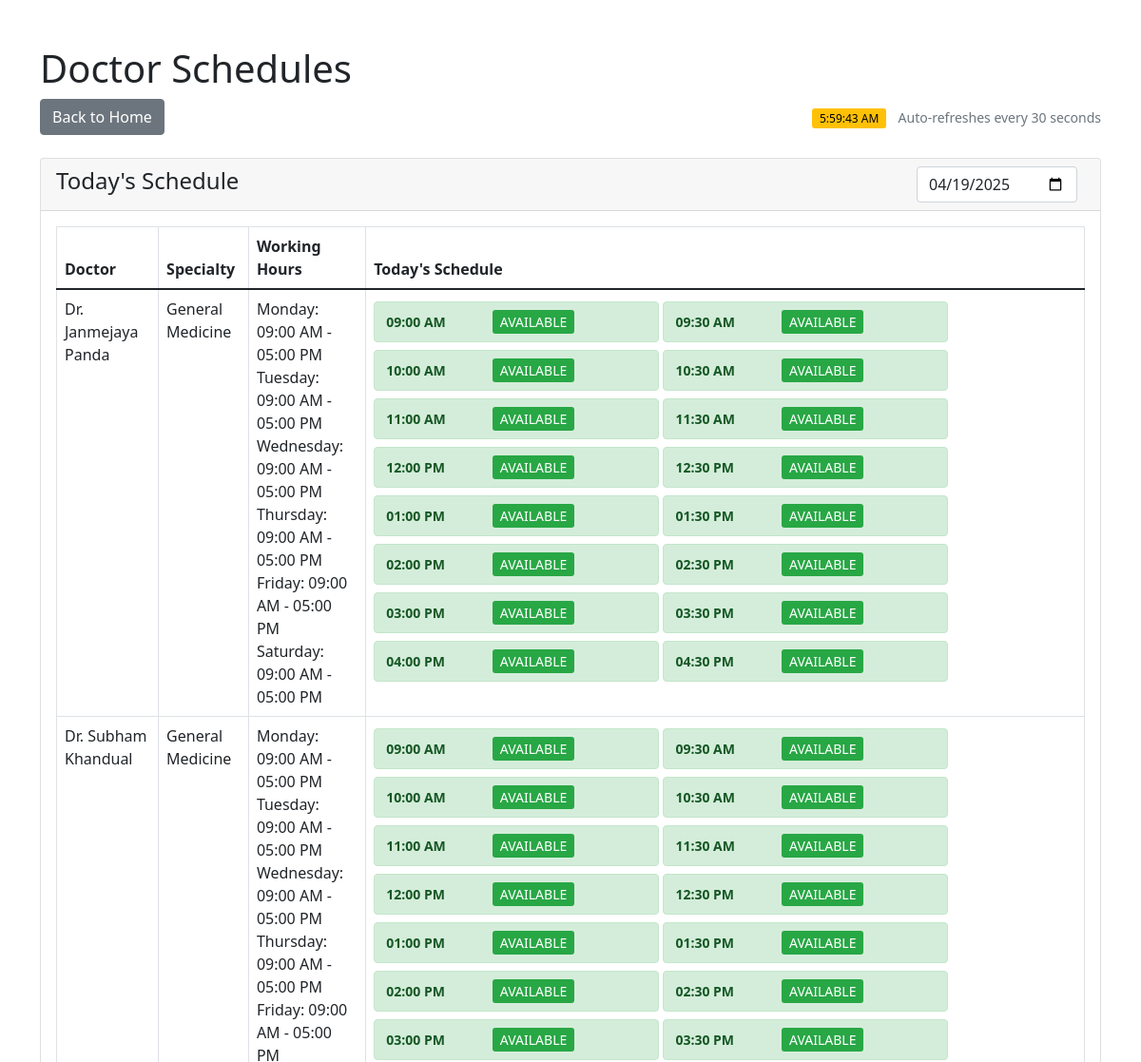
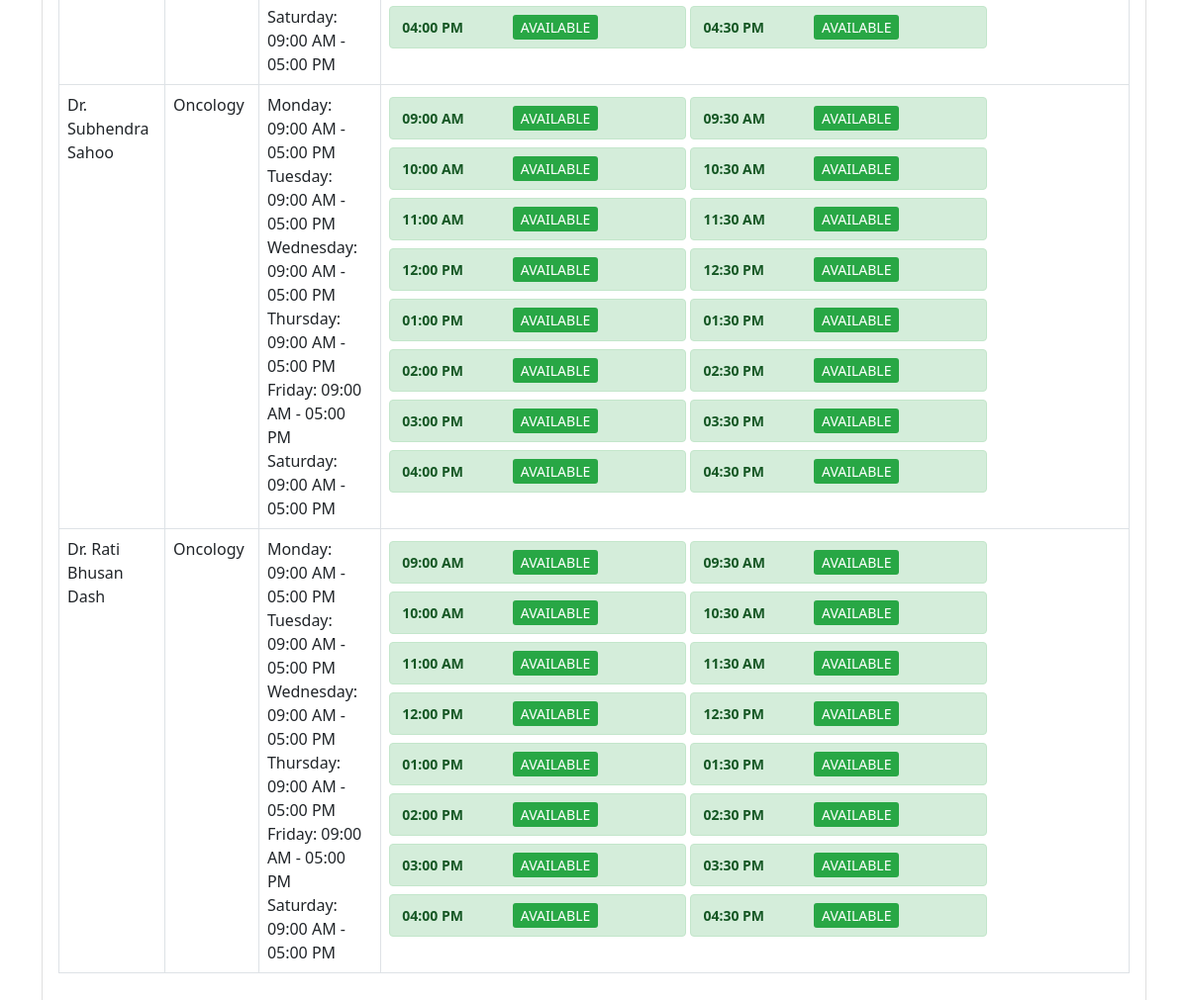
/doctor_schedule, run on the app's committed database (2 pictures, top to bottom).
### app.py (models this page shows)
class Doctor(db.Model):
    __bind_key__ = 'doctors'
    id = db.Column(db.Integer, primary_key=True)
    name = db.Column(db.String(100), nullable=False)
    specialty = db.Column(db.String(100), nullable=False)
    qualification = db.Column(db.String(200))
    experience_years = db.Column(db.Integer)
    consultation_fee = db.Column(db.Float)
    availability = db.relationship('DoctorAvailability', backref='doctor', lazy=True, cascade='all, delete-orphan')

### app.py (the view)
@app.route('/doctor_schedule')
def doctor_schedule():
    selected_date = request.args.get('date')
    if selected_date:
        selected_date = datetime.strptime(selected_date, '%Y-%m-%d')
    else:
        selected_date = datetime.now()
    doctors = Doctor.query.all()
    for doctor in doctors:
        availability = DoctorAvailability.query.filter_by(
            doctor_id=doctor.id,
            day_of_week=selected_date.weekday(),
            is_available=True
        ).first()
        if availability and selected_date.weekday() != 6:  # If doctor works on this day and it's not Sunday
            slots = []
            current_time = datetime.combine(selected_date.date(), availability.start_time)
            end_time = datetime.combine(selected_date.date(), availability.end_time)
            while current_time < end_time:
                slot_end = current_time + timedelta(minutes=30)
                appointment = Appointment.query.filter(
                    Appointment.doctor_id == doctor.id,
                    Appointment.status == 'scheduled',
                    Appointment.appointment_date < slot_end,
                    Appointment.appointment_date + timedelta(minutes=30) > current_time
                ).first()
                patient = None
                if appointment:
                    patient = Patient.query.get(appointment.patient_id)
                slots.append({
                    'time': current_time,
                    'is_booked': appointment is not None,
                    'patient': patient
                })
                current_time += timedelta(minutes=30)
            doctor.today_slots = slots
        else:
            doctor.today_slots = []
    return render_template('doctor_schedule.html', doctors=doctors, selected_date=selected_date.strftime('%Y-%m-%d'))

### templates/doctor_schedule.html (shortened to what this page needs)
<!DOCTYPE html>
<html lang="en">
<head>
    <link href="https://cdn.jsdelivr.net/npm/bootstrap@5.1.3/dist/css/bootstrap.min.css" rel="stylesheet">
</head>
<body>
    <div class="container mt-5">
        <div class="row mb-4">
            <div class="col">
                <h1>Doctor Schedules</h1>
                <div class="d-flex justify-content-between align-items-center">
                    <a href="{{ url_for('index') }}" class="btn btn-secondary">Back to Home</a>
                    <div>
                        <span class="current-time" id="currentTime"></span>
                        <small class="text-muted ms-2">Auto-refreshes every 30 seconds</small>
                    </div>
                </div>
            </div>
        </div>
        <div class="row">
            <div class="col-12">
                <div class="card">
                    <div class="card-header">
                        <div class="d-flex justify-content-between align-items-center">
                            <h4>Today's Schedule</h4>
                            <form class="d-flex" method="GET" id="dateForm">
                                <input type="date" name="date" class="form-control me-2" value="{{ selected_date }}" onchange="this.form.submit()">
                            </form>
                        </div>
                    </div>
                    <div class="card-body">
                        <div class="table-responsive">
                            <table class="table table-bordered">
                                <thead>
                                    <tr>
                                        <th>Doctor</th>
                                        <th>Specialty</th>
                                        <th>Working Hours</th>
                                        <th>Today's Schedule</th>
                                    </tr>
                                </thead>
                                <tbody>
                                    {% for doctor in doctors %}
                                    <tr>
                                        <td>Dr. {{ doctor.name }}</td>
                                        <td>{{ doctor.specialty }}</td>
                                        <td>
                                            {% for availability in doctor.availability %}
                                                {% if availability.is_available %}
                                                    {{ ['Monday', 'Tuesday', 'Wednesday', 'Thursday', 'Friday', 'Saturday'][availability.day_of_week] }}:
                                                    {{ availability.start_time.strftime('%I:%M %p') }} - {{ availability.end_time.strftime('%I:%M %p') }}<br>
                                                {% endif %}
                                            {% endfor %}
                                        </td>
                                        <td>
                                            {% if doctor.today_slots %}
                                                {% for slot in doctor.today_slots %}
                                                    <div class="time-slot {{ 'booked' if slot.is_booked else 'available' }}">
                                                        <span class="slot-time">{{ slot.time.strftime('%I:%M %p') }}</span>
                                                        {% if slot.is_booked %}
                                                            <span class="slot-status status-busy">BUSY</span>
                                                            {% if slot.patient %}
                                                                <span class="patient-info">
                                                                    Patient: {{ slot.patient.name }}
                                                                    {% if slot.patient.contact %}
                                                                        (Contact: {{ slot.patient.contact }})
                                                                    {% endif %}
                                                                </span>
                                                            {% endif %}
                                                        {% else %}
                                                            <span class="slot-status status-available">AVAILABLE</span>
                                                        {% endif %}
                                                    </div>
                                                {% endfor %}
                                            {% else %}
                                                Not available today
                                            {% endif %}
                                        </td>
                                    </tr>
                                    {% endfor %}
                                </tbody>
                            </table>
                        </div>
                    </div>
                </div>
            </div>
        </div>
    </div>
</body>
</html>

### templates/doctor_schedule.html (style rules this page uses)
.time-slot { padding: 8px 12px; margin: 4px 0; border-radius: 4px; display: inline-block; min-width: 300px; font-size: 14px; }
.available { background-color: #d4edda; color: #155724; border: 1px solid #c3e6cb; }
.slot-time { font-weight: bold; display: inline-block; min-width: 100px; }
.slot-status { display: inline-block; padding: 2px 8px; border-radius: 3px; margin: 0 8px; }
.status-available { background-color: #28a745; color: white; }
.current-time { background-color: #ffc107; color: #000; padding: 2px 8px; border-radius: 3px; margin-left: 8px; font-size: 12px; }

### data on the page
Doctor: name "Janmejaya Panda", specialty "General Medicine", day_of_week "Monday" "Tuesday" "Wednesday" "Thursday" "Friday" "Saturday", start_time "09:00 AM" "09:00 AM" "09:00 AM" "09:00 AM" "09:00 AM" "09:00 AM", end_time "05:00 PM" "05:00 PM" "05:00 PM" "05:00 PM" "05:00 PM" "05:00 PM", time "09:00 AM" "09:30 AM" "10:00 AM" "10:30 AM" "11:00 AM" "11:30 AM" "12:00 PM" "12:30 PM" "01:00 PM" "01:30 PM" "02:00 PM" "02:30 PM" "03:00 PM" "03:30 PM" "04:00 PM" "04:30 PM"
Doctor: name "Subham Khandual", specialty "General Medicine", day_of_week "Monday" "Tuesday" "Wednesday" "Thursday" "Friday" "Saturday", start_time "09:00 AM" "09:00 AM" "09:00 AM" "09:00 AM" "09:00 AM" "09:00 AM", end_time "05:00 PM" "05:00 PM" "05:00 PM" "05:00 PM" "05:00 PM" "05:00 PM", time "09:00 AM" "09:30 AM" "10:00 AM" "10:30 AM" "11:00 AM" "11:30 AM" "12:00 PM" "12:30 PM" "01:00 PM" "01:30 PM" "02:00 PM" "02:30 PM" "03:00 PM" "03:30 PM" "04:00 PM" "04:30 PM"
Doctor: name "Subhendra Sahoo", specialty "Oncology", day_of_week "Monday" "Tuesday" "Wednesday" "Thursday" "Friday" "Saturday", start_time "09:00 AM" "09:00 AM" "09:00 AM" "09:00 AM" "09:00 AM" "09:00 AM", end_time "05:00 PM" "05:00 PM" "05:00 PM" "05:00 PM" "05:00 PM" "05:00 PM", time "09:00 AM" "09:30 AM" "10:00 AM" "10:30 AM" "11:00 AM" "11:30 AM" "12:00 PM" "12:30 PM" "01:00 PM" "01:30 PM" "02:00 PM" "02:30 PM" "03:00 PM" "03:30 PM" "04:00 PM" "04:30 PM"
Doctor: name "Rati Bhusan Dash", specialty "Oncology", day_of_week "Monday" "Tuesday" "Wednesday" "Thursday" "Friday" "Saturday", start_time "09:00 AM" "09:00 AM" "09:00 AM" "09:00 AM" "09:00 AM" "09:00 AM", end_time "05:00 PM" "05:00 PM" "05:00 PM" "05:00 PM" "05:00 PM" "05:00 PM", time "09:00 AM" "09:30 AM" "10:00 AM" "10:30 AM" "11:00 AM" "11:30 AM" "12:00 PM" "12:30 PM" "01:00 PM" "01:30 PM" "02:00 PM" "02:30 PM" "03:00 PM" "03:30 PM" "04:00 PM" "04:30 PM"
